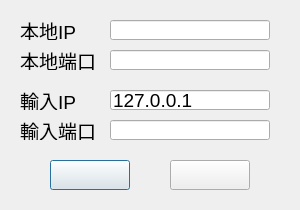
<?xml version="1.0" encoding="UTF-8"?>
<ui version="4.0">
 <class>Connect_setting</class>
 <widget class="QDialog" name="Connect_setting">
  <property name="geometry">
   <rect>
    <x>0</x>
    <y>0</y>
    <width>300</width>
    <height>210</height>
   </rect>
  </property>
  <property name="windowTitle">
   <string>Dialog</string>
  </property>
  <widget class="QLabel" name="ip1">
   <property name="geometry">
    <rect>
     <x>20</x>
     <y>20</y>
     <width>80</width>
     <height>20</height>
    </rect>
   </property>
   <property name="font">
    <font>
     <pointsize>14</pointsize>
    </font>
   </property>
   <property name="text">
    <string>本地IP</string>
   </property>
  </widget>
  <widget class="QLabel" name="port1">
   <property name="geometry">
    <rect>
     <x>20</x>
     <y>50</y>
     <width>80</width>
     <height>20</height>
    </rect>
   </property>
   <property name="font">
    <font>
     <pointsize>14</pointsize>
    </font>
   </property>
   <property name="text">
    <string>本地端口</string>
   </property>
  </widget>
  <widget class="QLineEdit" name="lineEdit">
   <property name="geometry">
    <rect>
     <x>110</x>
     <y>20</y>
     <width>160</width>
     <height>20</height>
    </rect>
   </property>
   <property name="font">
    <font>
     <pointsize>14</pointsize>
    </font>
   </property>
   <property name="text">
    <string/>
   </property>
   <property name="readOnly">
    <bool>true</bool>
   </property>
  </widget>
  <widget class="QLineEdit" name="lineEdit_2">
   <property name="geometry">
    <rect>
     <x>110</x>
     <y>50</y>
     <width>160</width>
     <height>20</height>
    </rect>
   </property>
   <property name="font">
    <font>
     <pointsize>14</pointsize>
    </font>
   </property>
   <property name="text">
    <string/>
   </property>
   <property name="readOnly">
    <bool>true</bool>
   </property>
  </widget>
  <widget class="QPushButton" name="connect">
   <property name="geometry">
    <rect>
     <x>50</x>
     <y>160</y>
     <width>80</width>
     <height>30</height>
    </rect>
   </property>
   <property name="font">
    <font>
     <pointsize>14</pointsize>
    </font>
   </property>
   <property name="text">
    <string/>
   </property>
  </widget>
  <widget class="QPushButton" name="cancel">
   <property name="geometry">
    <rect>
     <x>170</x>
     <y>160</y>
     <width>80</width>
     <height>30</height>
    </rect>
   </property>
   <property name="font">
    <font>
     <pointsize>14</pointsize>
    </font>
   </property>
   <property name="text">
    <string/>
   </property>
  </widget>
  <widget class="QLabel" name="ip2">
   <property name="geometry">
    <rect>
     <x>20</x>
     <y>90</y>
     <width>80</width>
     <height>20</height>
    </rect>
   </property>
   <property name="font">
    <font>
     <pointsize>14</pointsize>
    </font>
   </property>
   <property name="text">
    <string>輸入IP</string>
   </property>
  </widget>
  <widget class="QLabel" name="port2">
   <property name="geometry">
    <rect>
     <x>20</x>
     <y>120</y>
     <width>80</width>
     <height>20</height>
    </rect>
   </property>
   <property name="font">
    <font>
     <pointsize>14</pointsize>
    </font>
   </property>
   <property name="text">
    <string>輸入端口</string>
   </property>
  </widget>
  <widget class="QLineEdit" name="lineEdit_3">
   <property name="geometry">
    <rect>
     <x>110</x>
     <y>90</y>
     <width>160</width>
     <height>20</height>
    </rect>
   </property>
   <property name="font">
    <font>
     <pointsize>14</pointsize>
    </font>
   </property>
   <property name="text">
    <string>127.0.0.1</string>
   </property>
  </widget>
  <widget class="QLineEdit" name="lineEdit_4">
   <property name="geometry">
    <rect>
     <x>110</x>
     <y>120</y>
     <width>160</width>
     <height>20</height>
    </rect>
   </property>
   <property name="font">
    <font>
     <pointsize>14</pointsize>
    </font>
   </property>
   <property name="text">
    <string/>
   </property>
  </widget>
  <widget class="QLabel" name="bg">
   <property name="geometry">
    <rect>
     <x>0</x>
     <y>0</y>
     <width>300</width>
     <height>210</height>
    </rect>
   </property>
   <property name="text">
    <string/>
   </property>
  </widget>
  <widget class="QLabel" name="labelT">
   <property name="geometry">
    <rect>
     <x>50</x>
     <y>160</y>
     <width>80</width>
     <height>30</height>
    </rect>
   </property>
   <property name="text">
    <string/>
   </property>
  </widget>
  <widget class="QLabel" name="labelF">
   <property name="geometry">
    <rect>
     <x>170</x>
     <y>160</y>
     <width>80</width>
     <height>30</height>
    </rect>
   </property>
   <property name="text">
    <string/>
   </property>
  </widget>
  <zorder>bg</zorder>
  <zorder>ip1</zorder>
  <zorder>port1</zorder>
  <zorder>lineEdit</zorder>
  <zorder>lineEdit_2</zorder>
  <zorder>ip2</zorder>
  <zorder>port2</zorder>
  <zorder>lineEdit_3</zorder>
  <zorder>lineEdit_4</zorder>
  <zorder>labelT</zorder>
  <zorder>labelF</zorder>
  <zorder>connect</zorder>
  <zorder>cancel</zorder>
 </widget>
 <resources/>
 <connections/>
</ui>
